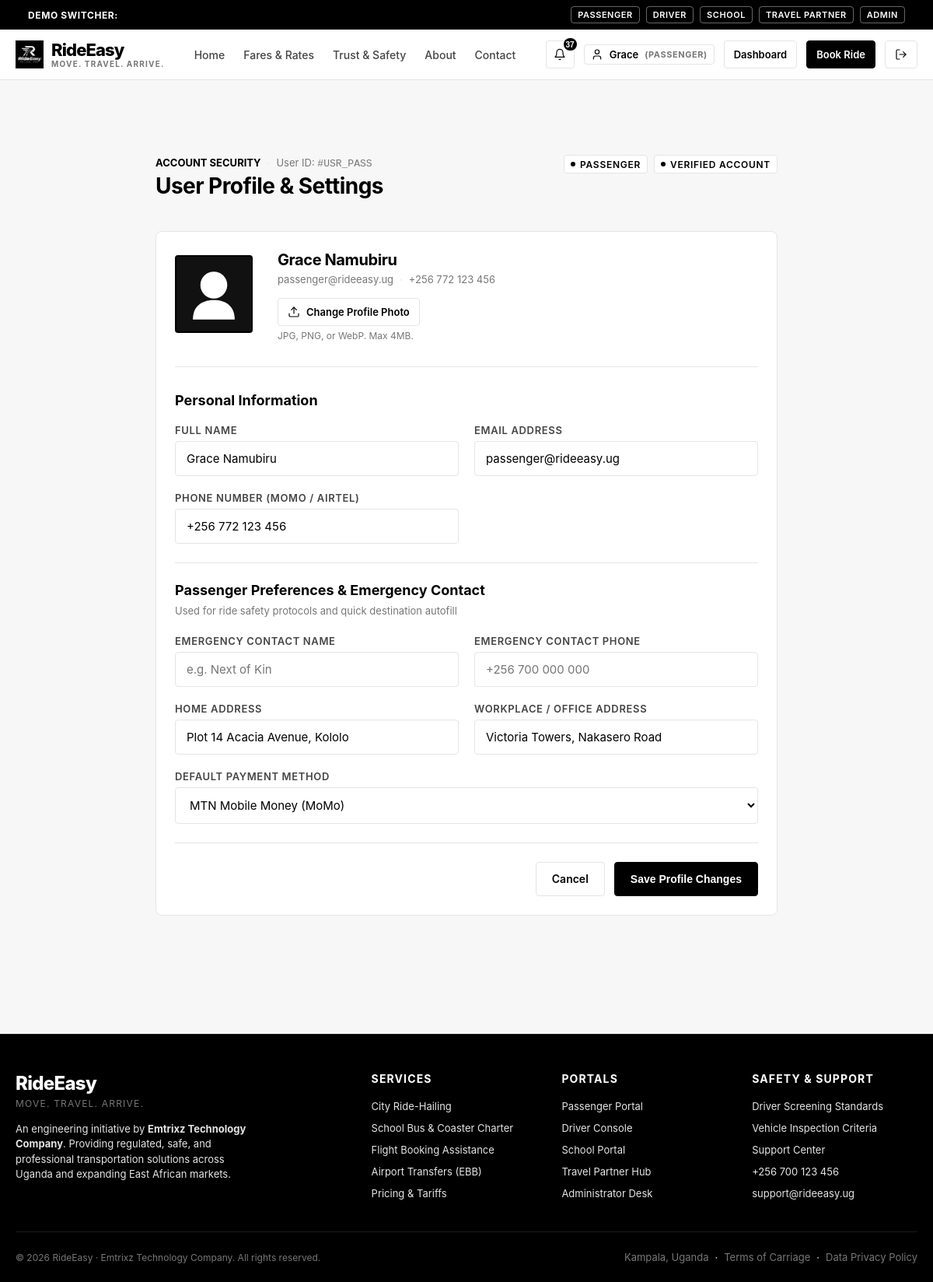
/profile (signed in), run on the app's committed database.
### tables this page shows
CREATE TABLE users (
    id TEXT PRIMARY KEY,
    email TEXT UNIQUE NOT NULL,
    password_hash TEXT NOT NULL,
    role TEXT NOT NULL CHECK(role IN ('PASSENGER', 'DRIVER', 'SCHOOL', 'TRAVEL_COMPANY', 'ADMIN')),
    full_name TEXT NOT NULL,
    phone TEXT NOT NULL,
    is_active INTEGER NOT NULL DEFAULT 1,
    is_verified INTEGER NOT NULL DEFAULT 0,
    created_at TIMESTAMP NOT NULL DEFAULT CURRENT_TIMESTAMP,
    updated_at TIMESTAMP NOT NULL DEFAULT CURRENT_TIMESTAMP
, avatar_url TEXT DEFAULT '/static/images/default-avatar.svg');

CREATE TABLE passenger_profiles (
    user_id TEXT PRIMARY KEY,
    emergency_contact_name TEXT,
    emergency_contact_phone TEXT,
    preferred_payment_method TEXT DEFAULT 'MTN_MOMO',
    home_address TEXT,
    work_address TEXT,
    FOREIGN KEY (user_id) REFERENCES users(id) ON DELETE CASCADE
);

### rideeasy/app/routes/profile.py (the view, shortened to what this page needs)
@profile_bp.route("/profile", methods=["GET", "POST"])
@login_required
def view_profile():
    user = AuthService.get_current_user()
    db = get_db()
    passenger_profile = None
    driver_profile = None
    school_profile = None
    if user["role"] == "PASSENGER":
        passenger_profile = db.fetchone("SELECT * FROM passenger_profiles WHERE user_id = ?", (user["id"],))
    elif user["role"] == "SCHOOL":
        school_profile = db.fetchone("SELECT * FROM schools WHERE user_id = ?", (user["id"],))
    return render_template(
        "profile.html",
        user=user,
        passenger_profile=passenger_profile,
        driver_profile=driver_profile,
        school_profile=school_profile
    )

### rideeasy/app/templates/profile.html (shortened to what this page needs)
{% extends "base.html" %}
{% block content %}
<div class="container section">
  <div style="max-width: 800px; margin: 0 auto;">
    <div style="margin-bottom: 2rem; display: flex; justify-content: space-between; align-items: baseline; flex-wrap: wrap; gap: 0.5rem;">
      <div>
        <div class="metadata-row" style="margin-bottom: 0.25rem;">
          <span style="font-weight: 700; color: var(--color-black); text-transform: uppercase;">Account Security</span>
          <span class="metadata-separator">·</span>
          <span>User ID: <code>#{{ user.id[:8].upper() }}</code></span>
        </div>
        <h2>User Profile & Settings</h2>
      </div>
      <div style="display: flex; gap: 0.5rem; align-items: center;">
        <span class="status-indicator">
          <span class="status-dot"></span> {{ user.role }}
        </span>
        {% if user.is_verified %}
          <span class="status-indicator">
            <span class="status-dot"></span> VERIFIED ACCOUNT
          </span>
        {% endif %}
      </div>
    </div>
    <div class="card" style="margin-bottom: 2rem;">
      <form method="POST" action="/profile" enctype="multipart/form-data">
        <div style="display: flex; gap: 2rem; align-items: center; flex-wrap: wrap; padding-bottom: 2rem; border-bottom: 1px solid var(--color-light-grey); margin-bottom: 2rem;">
          <div style="position: relative;">
            <img id="avatar-preview"
                 src="{{ user.avatar_url or '/static/images/default-avatar.svg' }}"
                 alt="{{ user.full_name }}"
                 style="width: 100px; height: 100px; border-radius: var(--radius-sm); border: 2px solid var(--color-black); object-fit: cover; background-color: var(--color-near-black);">
          </div>
          <div style="flex: 1; min-width: 240px;">
            <h3 style="margin-bottom: 0.25rem;">{{ user.full_name }}</h3>
            <div class="metadata-row" style="margin-bottom: 1rem;">
              <span>{{ user.email }}</span>
              <span class="metadata-separator">·</span>
              <span>{{ user.phone }}</span>
            </div>
            <div>
              <label for="avatar" class="btn btn-secondary btn-sm" style="cursor: pointer; display: inline-flex; align-items: center; gap: 0.5rem;">
                <svg class="icon icon-sm" viewBox="0 0 24 24"><path d="M21 15v4a2 2 0 0 1-2 2H5a2 2 0 0 1-2-2v-4"/><polyline points="17 8 12 3 7 8"/><line x1="12" y1="3" x2="12" y2="15"/></svg>
                Change Profile Photo
              </label>
              <div class="text-subtle" style="margin-top: 0.35rem; font-size: 0.75rem;">JPG, PNG, or WebP. Max 4MB.</div>
            </div>
          </div>
        </div>
        <div class="card-title" style="margin-bottom: 1.25rem;">Personal Information</div>
        <div style="display: grid; grid-template-columns: repeat(auto-fit, minmax(240px, 1fr)); gap: 1.25rem; margin-bottom: 1.5rem;">
          <div class="form-group" style="margin-bottom: 0;">
            <label class="form-label" for="full_name">Full Name</label>
            <input type="text" id="full_name" name="full_name" class="form-control" value="{{ user.full_name }}" required>
          </div>
          <div class="form-group" style="margin-bottom: 0;">
            <label class="form-label" for="email">Email Address</label>
            <input type="email" id="email" name="email" class="form-control" value="{{ user.email }}" required>
          </div>
          <div class="form-group" style="margin-bottom: 0;">
            <label class="form-label" for="phone">Phone Number (MoMo / Airtel)</label>
            <input type="tel" id="phone" name="phone" class="form-control" value="{{ user.phone }}" required>
          </div>
        </div>
        {% if user.role == 'PASSENGER' %}
          <div style="border-top: 1px solid var(--color-light-grey); padding-top: 1.5rem; margin-top: 1.5rem; margin-bottom: 1.5rem;">
            <div class="card-title" style="margin-bottom: 0.35rem;">Passenger Preferences & Emergency Contact</div>
            <p class="card-subtitle" style="margin-bottom: 1.25rem;">Used for ride safety protocols and quick destination autofill</p>
            <div style="display: grid; grid-template-columns: repeat(auto-fit, minmax(240px, 1fr)); gap: 1.25rem; margin-bottom: 1.25rem;">
              <div class="form-group" style="margin-bottom: 0;">
                <label class="form-label" for="emergency_contact_name">Emergency Contact Name</label>
                <input type="text" id="emergency_contact_name" name="emergency_contact_name" class="form-control" placeholder="e.g. Next of Kin" value="{{ passenger_profile.emergency_contact_name or '' }}">
              </div>
              <div class="form-group" style="margin-bottom: 0;">
                <label class="form-label" for="emergency_contact_phone">Emergency Contact Phone</label>
                <input type="tel" id="emergency_contact_phone" name="emergency_contact_phone" class="form-control" placeholder="+256 700 000 000" value="{{ passenger_profile.emergency_contact_phone or '' }}">
              </div>
            </div>
            <div style="display: grid; grid-template-columns: repeat(auto-fit, minmax(240px, 1fr)); gap: 1.25rem; margin-bottom: 1.25rem;">
              <div class="form-group" style="margin-bottom: 0;">
                <label class="form-label" for="home_address">Home Address</label>
                <input type="text" id="home_address" name="home_address" class="form-control" placeholder="e.g. Plot 14 Acacia Avenue, Kololo" value="{{ passenger_profile.home_address or '' }}">
              </div>
              <div class="form-group" style="margin-bottom: 0;">
                <label class="form-label" for="work_address">Workplace / Office Address</label>
                <input type="text" id="work_address" name="work_address" class="form-control" placeholder="e.g. Victoria Towers, Nakasero Road" value="{{ passenger_profile.work_address or '' }}">
              </div>
            </div>
            <div class="form-group" style="margin-bottom: 0;">
              <label class="form-label" for="preferred_payment_method">Default Payment Method</label>
              <select id="preferred_payment_method" name="preferred_payment_method" class="form-select">
                <option value="MTN_MOMO" {% if passenger_profile and passenger_profile.preferred_payment_method == 'MTN_MOMO' %}selected{% endif %}>MTN Mobile Money (MoMo)</option>
              </select>
            </div>
          </div>
        {% endif %}
        <div style="display: flex; gap: 0.75rem; justify-content: flex-end; border-top: 1px solid var(--color-light-grey); padding-top: 1.5rem; margin-top: 1.5rem;">
          <a href="/" class="btn btn-secondary">Cancel</a>
          <button type="submit" class="btn btn-primary">Save Profile Changes</button>
        </div>
      </form>
    </div>
  </div>
</div>
{% endblock %}

### rideeasy/app/templates/base.html (shortened to what this page needs)
<!DOCTYPE html>
<html lang="en">
<head>
  <link rel="stylesheet" href="/static/css/base.css">
  <link rel="stylesheet" href="/static/css/components.css">
  <link rel="stylesheet" href="/static/css/dashboard.css">
  <link rel="stylesheet" href="/static/css/responsive.css">
</head>
<body>
  <aside class="demo-role-bar no-print" aria-label="Demo role selector">
    <div class="container" style="display: flex; align-items: center; justify-content: space-between; flex-wrap: wrap; gap: 0.5rem; width: 100%;">
      <span style="font-weight: 700; letter-spacing: 0.05em; text-transform: uppercase;">Demo Switcher:</span>
      <div class="demo-role-links">
        <a href="/auth/demo/passenger" class="demo-btn">Passenger</a>
        <a href="/auth/demo/driver" class="demo-btn">Driver</a>
        <a href="/auth/demo/school" class="demo-btn">School</a>
        <a href="/auth/demo/travel" class="demo-btn">Travel Partner</a>
        <a href="/auth/demo/admin" class="demo-btn">Admin</a>
      </div>
    </div>
  </aside>
  <header class="navbar no-print">
    <div class="container">
      <div class="navbar-inner">
        <div class="brand-group">
          <a href="/" style="display: flex; align-items: center; gap: 0.625rem; text-decoration: none;">
            <img src="/static/images/logo.png" alt="RideEasy Logo" style="height: 36px; width: auto; object-fit: contain;" onerror="this.style.display='none'">
            <div style="display: flex; flex-direction: column;">
              <span class="brand-logo" style="line-height: 1.1;">{{ app_name }}</span>
              <span class="brand-tagline" style="font-size: 0.625rem; letter-spacing: 0.12em;">{{ app_tagline }}</span>
            </div>
          </a>
        </div>
        <nav aria-label="Main Navigation">
          <ul class="nav-links">
            <li><a href="/" class="nav-link">Home</a></li>
            <li><a href="/pricing" class="nav-link">Fares & Rates</a></li>
            <li><a href="/safety" class="nav-link">Trust & Safety</a></li>
            <li><a href="/about" class="nav-link">About</a></li>
            <li><a href="/contact" class="nav-link">Contact</a></li>
          </ul>
        </nav>
        <div class="nav-actions">
          {% if current_user %}
            <div style="position: relative;">
              <button id="notif-bell-btn" class="btn btn-secondary btn-sm" aria-label="Notifications" title="In-App Notifications" style="position: relative; padding: 0.35rem 0.6rem;" onclick="toggleNotifDropdown(event);">
                <svg class="icon icon-sm" viewBox="0 0 24 24"><path d="M18 8A6 6 0 0 0 6 8c0 7-3 9-3 9h18s-3-2-3-9"/><path d="M13.73 21a2 2 0 0 1-3.46 0"/></svg>
                {% if unread_notifications_count > 0 %}
                  <span style="position: absolute; top: -4px; right: -4px; background-color: var(--color-black); color: var(--color-white); font-size: 0.625rem; font-weight: 800; border-radius: 9999px; min-width: 16px; height: 16px; display: flex; align-items: center; justify-content: center; padding: 0 3px;">{{ unread_notifications_count }}</span>
                {% endif %}
              </button>
            </div>
            <a href="/profile" class="user-nav-chip" title="View and Edit Profile" style="text-decoration: none;">
              {% if current_user.avatar_url and current_user.avatar_url != '/static/images/default-avatar.svg' %}
                <img src="{{ current_user.avatar_url }}" alt="{{ current_user.full_name }}" style="width: 20px; height: 20px; border-radius: var(--radius-sm); object-fit: cover;">
              {% else %}
                <svg class="icon icon-sm" viewBox="0 0 24 24"><path d="M19 21v-2a4 4 0 0 0-4-4H9a4 4 0 0 0-4 4v2"/><circle cx="12" cy="7" r="4"/></svg>
              {% endif %}
              <span>{{ current_user.full_name.split()[0] }}</span>
              <span class="user-role-label">({{ current_user.role }})</span>
            </a>
            {% if current_user.role == 'PASSENGER' %}
              <a href="/passenger/dashboard" class="btn btn-secondary btn-sm">Dashboard</a>
              <a href="/passenger/book-ride" class="btn btn-primary btn-sm">Book Ride</a>
            {% elif current_user.role == 'DRIVER' %}
              <a href="/driver/dashboard" class="btn btn-primary btn-sm">Driver Console</a>
            {% elif current_user.role == 'SCHOOL' %}
              <a href="/school/dashboard" class="btn btn-primary btn-sm">School Portal</a>
            {% elif current_user.role == 'TRAVEL_COMPANY' %}
              <a href="/travel/dashboard" class="btn btn-primary btn-sm">Agency Console</a>
            {% elif current_user.role == 'ADMIN' %}
              <a href="/admin/dashboard" class="btn btn-primary btn-sm">Admin Control</a>
            {% endif %}
            <a href="/auth/logout" class="btn btn-secondary btn-sm" title="Sign Out">
              <svg class="icon icon-sm" viewBox="0 0 24 24"><path d="M9 21H5a2 2 0 0 1-2-2V5a2 2 0 0 1 2-2h4"/><polyline points="16 17 21 12 16 7"/><line x1="21" y1="12" x2="9" y2="12"/></svg>
            </a>
          {% else %}
            <a href="/auth/login" class="btn btn-secondary btn-sm">Sign In</a>
            <a href="/auth/register" class="btn btn-primary btn-sm">Register</a>
          {% endif %}
        </div>
      </div>
    </div>
  </header>
  <main>
    {% block content %}{% endblock %}
  </main>
  <footer class="footer no-print">
    <div class="container">
      <div class="footer-inner">
        <div>
          <div style="font-size: 1.5rem; font-weight: 800; letter-spacing: -0.03em; margin-bottom: 0.25rem;">{{ app_name }}</div>
          <div style="font-size: 0.75rem; letter-spacing: 0.1em; color: var(--color-medium-grey); text-transform: uppercase; margin-bottom: 1rem;">{{ app_tagline }}</div>
          <p style="color: var(--color-light-grey); font-size: 0.8125rem; max-width: 320px; line-height: 1.5;">
            An engineering initiative by <strong>{{ company_name }}</strong>. Providing regulated, safe, and professional transportation solutions across Uganda and expanding East African markets.
          </p>
        </div>
        <div>
          <h4>Services</h4>
          <ul class="footer-links">
            <li><a href="/passenger/book-ride">City Ride-Hailing</a></li>
            <li><a href="/school/request">School Bus & Coaster Charter</a></li>
            <li><a href="/passenger/flight-request">Flight Booking Assistance</a></li>
            <li><a href="/pricing">Airport Transfers (EBB)</a></li>
            <li><a href="/pricing">Pricing & Tariffs</a></li>
          </ul>
        </div>
        <div>
          <h4>Portals</h4>
          <ul class="footer-links">
            <li><a href="/auth/demo/passenger">Passenger Portal</a></li>
            <li><a href="/auth/demo/driver">Driver Console</a></li>
            <li><a href="/auth/demo/school">School Portal</a></li>
            <li><a href="/auth/demo/travel">Travel Partner Hub</a></li>
            <li><a href="/auth/demo/admin">Administrator Desk</a></li>
          </ul>
        </div>
        <div>
          <h4>Safety & Support</h4>
          <ul class="footer-links">
            <li><a href="/safety">Driver Screening Standards</a></li>
            <li><a href="/safety">Vehicle Inspection Criteria</a></li>
            <li><a href="/contact">Support Center</a></li>
            <li><a href="tel:{{ support_phone }}">{{ support_phone }}</a></li>
            <li><a href="mailto:{{ support_email }}">{{ support_email }}</a></li>
          </ul>
        </div>
      </div>
      <div class="footer-bottom">
        <div>© 2026 {{ app_name }} · {{ company_name }}. All rights reserved.</div>
        <div class="metadata-row" style="color: var(--color-medium-grey);">
          <span>Kampala, Uganda</span>
          <span class="metadata-separator">·</span>
          <span>Terms of Carriage</span>
          <span class="metadata-separator">·</span>
          <span>Data Privacy Policy</span>
        </div>
      </div>
    </div>
  </footer>
</body>
</html>

### data on the page
users: full_name "Grace", role "PASSENGER", avatar_url (placeholder picture), full_name "Grace Namubiru", email "passenger@rideeasy.ug", phone "+256 772 123 456"
passenger_profiles: home_address "Plot 14 Acacia Avenue, Kololo", work_address "Victoria Towers, Nakasero Road", preferred_payment_method "MTN Mobile Money (MoMo)"

### other printed values
{{ app_name }} "RideEasy"
{{ app_tagline }} "MOVE. TRAVEL. ARRIVE."
{{ unread_notifications_count }} "37"
{{ user.id[:8].upper() }} "USR_PASS"
{{ company_name }} "Emtrixz Technology Company"
{{ support_phone }} "+256 700 123 456"
{{ support_email }} "support@rideeasy.ug"
